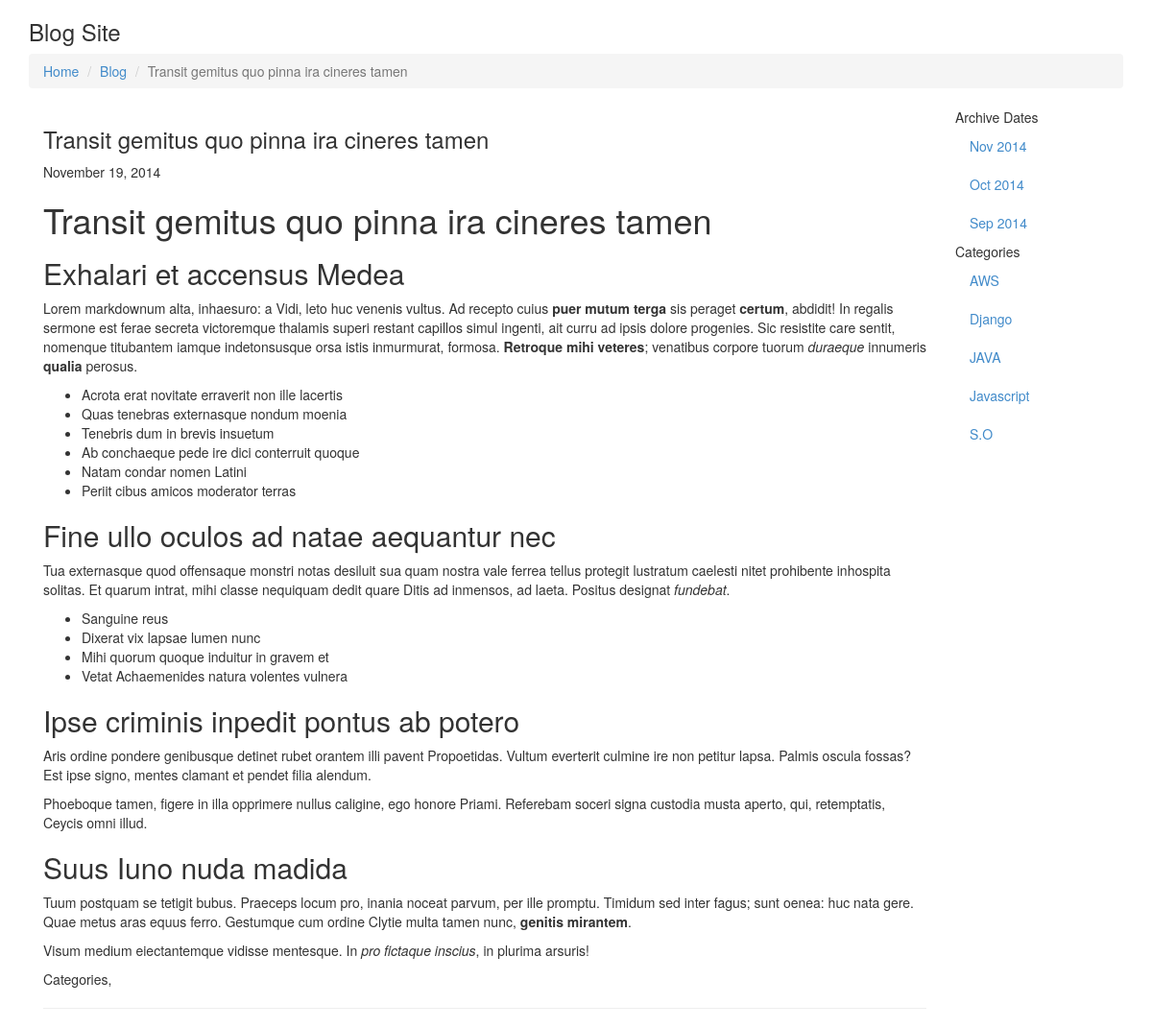
Page /blog/transit-gemitus-quo-pinna-ira-cineres-tamen/ on the committed database.
### blog/models.py (models this page shows, shortened)
class Article(models.Model) :
    title = models.CharField(max_length = 255)
    slug = models.SlugField(
        verbose_name = 'Slug',
        help_text = 'Uri identifier.',
        max_length = 255,
        unique = True
    )
    content_markdown = models.TextField(
        verbose_name = 'Content (Markdown)',
    )
    content_markup = models.TextField(
        verbose_name = 'Content (Markup)',
    )
    categories = models.ManyToManyField(
        Category,
        verbose_name = 'Categories',
        null = True,
        blank = True
    )
    date_publish = models.DateTimeField(
        verbose_name = 'Publish Date',
    )
    class Meta:
        app_label = 'blog'
        verbose_name = 'Article'
        verbose_name_plural = 'Articles'
        ordering = ['-date_publish']

class Category(models.Model) :
    title = models.CharField(max_length = 255)
    slug = models.SlugField(
        verbose_name = 'Slug',
        help_text = 'Uri identifier.',
        max_length = 255,
        unique = True
    )
    class Meta:
        app_label = 'blog'
        verbose_name = "Category"
        verbose_name_plural = "Categories"
        ordering = ['title',]

### blog/views.py (the view)
# urls.py: url(r'^(?P<slug>[\w\-]+)/$', views.single, name='blog-article-single'),
def single(request, slug) :
    article = get_object_or_404(Article, slug=slug)
    archive_dates = Article.objects.datetimes('date_publish','month', order='DESC')
    categories = Category.objects.all()
    return render(
        request,
        "blog/article/single.html",
        {
            "article" : article,
            "archive_dates" : archive_dates,
            "categories" : categories
        }
    )

### blog/templates/blog/article/single.html (shortened to what this page needs)
{% extends "blog/base.html" %}
{% block breadcrumb %}
<ul class="breadcrumb">
  <li><a href="/">Home</a></li>
  <li><a href="{% url 'blog:blog-article-index' %}">Blog</a></li>
  <li class="active">{{ article.title }}</li>
</ul>
{% endblock %}
{% block content %}
<div>
    <div class="col-md-10">
        <h3>{{ article.title }}</h3>
        <p class="meta">{{ article.date_publish|date:"F j, Y" }}</p>
        {{ article.content_markup|safe }}
        <p class="meta">Categories,
        </p>
        <hr/>
    </div>
    <div class="col-md-2">
        <ul class="nav nav-list">
        {% if archive_dates|length > 0%}
            <li class="nav-header">Archive Dates</li>
            {% for date in archive_dates %}
                <li><a href="{% url 'blog:blog-date-archive' month=date|date:"m" year=date|date:"Y" %}">{{ date|date:"M Y" }}</a></li>
            {% endfor %}
            <li class="nav-header">Categories</li>
            {% for tmp in categories %}
                <li{% if category.slug == tmp.slug %} class="active"{% endif %}><a href="{% url 'blog:blog-category-archive' slug=tmp.slug %}">{{ tmp.title }}</a></li>
            {% endfor %}
        {% endif %}
        </ul>
    </div>
</div>
{% endblock %}

### rows in the picture
Article: title "Transit gemitus quo pinna ira cineres tamen", date_publish "November 19, 2014", content_markup "Transit gemitus quo pinna ira cineres tamen Exhalari et accensus Medea Lorem markdownum alta, inhaesuro: a Vidi, leto huc venenis vultus. Ad recepto cuius puer mutum terga sis peraget certum , abdidit! In regalis sermone est ferae secreta victoremque thalamis superi restant capillos simul ingenti, ait curru ad ipsis dolore progenies. Sic resistite care sentit, nomenque titubantem iamque indetonsusque orsa istis inmurmurat, formosa. Retroque mihi veteres ; venatibus corpore tuorum duraeque innumeris qualia perosus. Acrota erat novitate erraverit non ille lacertis Quas tenebras externasque nondum moenia Tenebris dum in brevis insuetum Ab conchaeque pede ire dici conterruit quoque Natam condar…"
Category: title "AWS"
Category: title "Django"
Category: title "JAVA"
Category: title "Javascript"
Category: title "S.O"

### other values in the picture
{{ date|date:"M Y" }} "Nov 2014" "Oct 2014" "Sep 2014"
